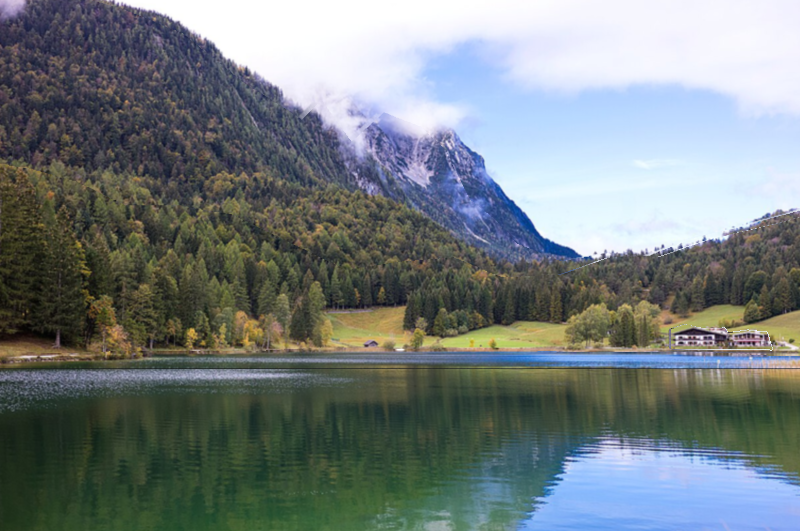
#> input picture graphics-editor/editor/web/downloads/crf_0_5_alpine_right.png, 800 x 531 px, given in place of crf_street_0_4_wall_blue.png, which was not available
$ python make_v05_boards.py
#> lines starting #> are read from the running program, lines starting #| are printed output that depends on the picture
#!/usr/bin/env python3
from pathlib import Path
from PIL import Image,ImageOps,ImageDraw,ImageFont
ROOT=Path(__file__).resolve().parents[1];OUT=ROOT/'web/downloads'
font=ImageFont.truetype('/usr/share/fonts/truetype/dejavu/DejaVuSans.ttf',22)
def panel(im,title,size):
 p=Image.new('RGB',(size[0],size[1]+48),'#101b26');d=ImageDraw.Draw(p);d.text((18,12),title,font=font,fill='#e8f1f5');im=ImageOps.contain(im,size,Image.Resampling.LANCZOS);p.paste(im,((size[0]-im.width)//2,48+(size[1]-im.height)//2));return p
files=[('crf_street_0_4_wall_blue.png','0.4 / hard ownership'),('crf_0_5_street_wall_blue.png','0.5 / mixed edges'),('crf_0_5_street_wall_blue_removed.png','0.5 / contextual wall')]
board=Image.new('RGB',(570*3,468),'#101b26')
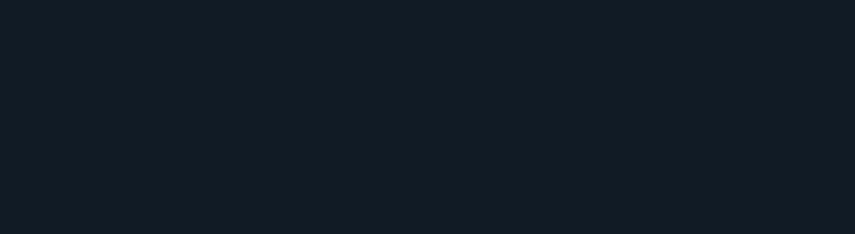
#> board: PIL image 1710x468 RGB (shown at 1/2 size); mean R, G, B 16, 27, 38
for i,(file,title) in enumerate(files):
 im=Image.open(OUT/file).convert('RGB').crop((153,368,343,508)).resize((570,420),Image.Resampling.NEAREST);board.paste(panel(im,title,(570,420)),(i*570,0))
#> after `im = Image.open(OUT / file).convert('RGB').crop((153, 368, 343, 508)).`:
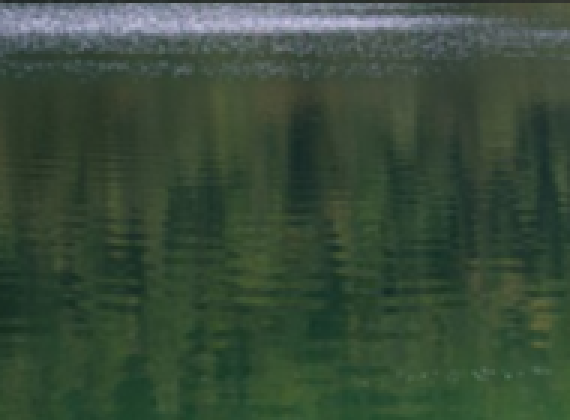
#> im: PIL image 570x420 RGB; mean R, G, B 56.5, 75.2, 57.7
#> in panel, `p = Image.new('RGB', (size[0], size[1] + 48), '#101b26')`:
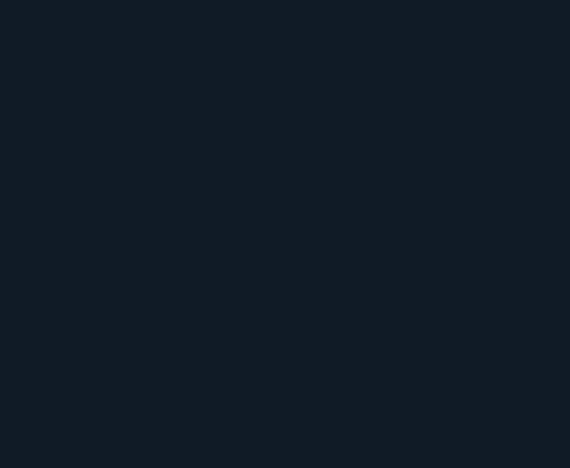
#> p: PIL image 570x468 RGB; mean R, G, B 16, 27, 38
#> in panel, `p.paste(im, ((size[0] - im.width) // 2, 48 + (size[1] - im.height) // `:
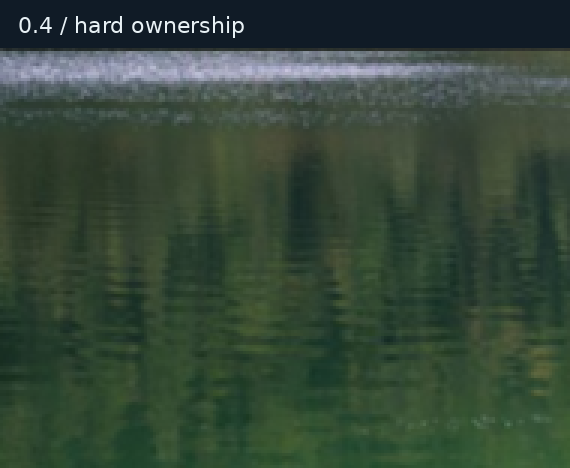
#> p: PIL image 570x468 RGB; mean R, G, B 53.2, 71, 56.4
#> after `board.paste(panel(im, title, (570, 420)), (i * 570, 0))`:
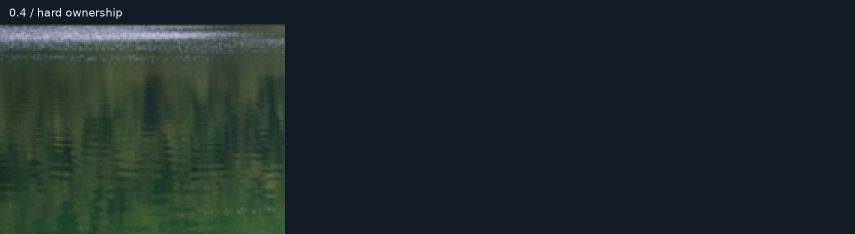
#> board: PIL image 1710x468 RGB (shown at 1/2 size); mean R, G, B 28.4, 41.7, 44.1
#> pass 2 of the loop `for i,(file,title) in enumerate(files):`:
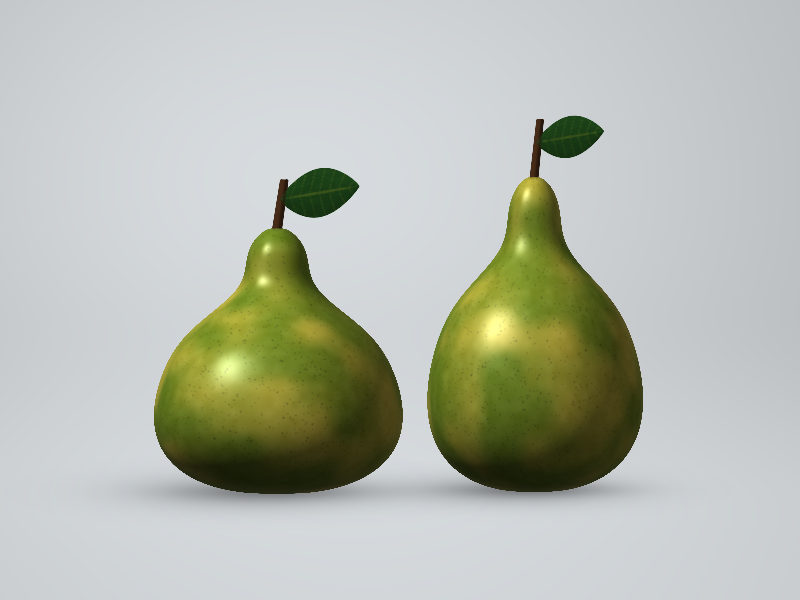
#> input picture graphics-editor/editor/web/downloads/crf_0_5_fruit_lab_apple_to_pear.png, 800 x 600 px, given in place of crf_0_5_street_wall_blue.png, which was not available
#> in panel (call 2), `p.paste(im, ((size[0] - im.width) // 2, 48 + (size[1] - im.height) // `:
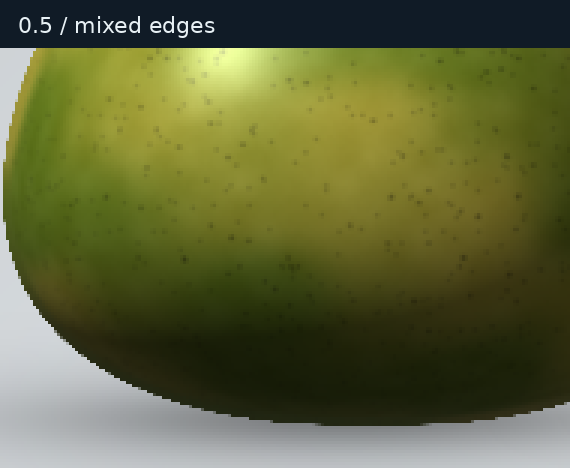
#> p: PIL image 570x468 RGB; mean R, G, B 96.9, 101.4, 57.3
#> `board.paste(panel(im, title, (570, 420)), (i * 570, 0))`:
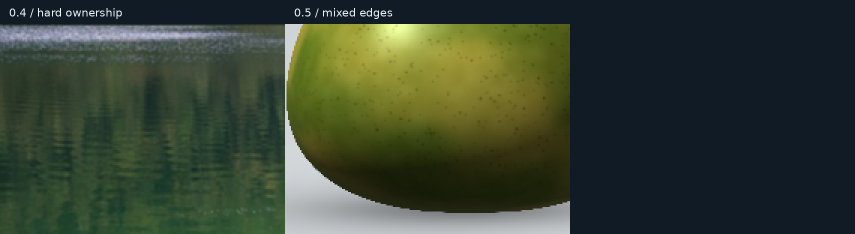
#> board: PIL image 1710x468 RGB (shown at 1/2 size); mean R, G, B 55.4, 66.5, 50.6
board.save(OUT/'crf_0_5_edge_comparison.png')
board=Image.new('RGB',(1000,796),'#101b26')
#> board: PIL image 1000x796 RGB
for i,(case,title) in enumerate([('street','Street / observed photo'),('fruit_lab','Apple & pear / native functions'),('orchard','Still life / observed photo'),('alpine','Alpine lake / observed photo')]):
#> (the run stopped early here; a loop or call above may not have finished)
